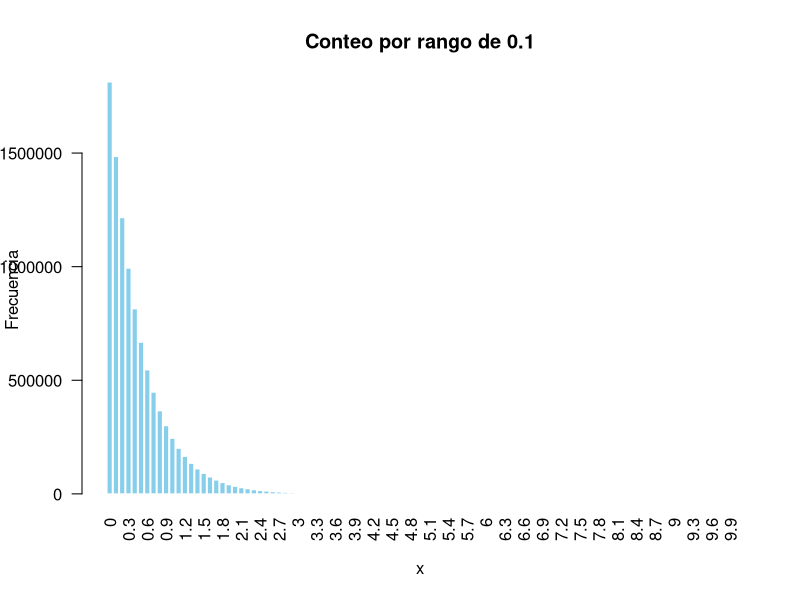

Reproduce this figure in R.
# Programador: Felipe de Jesús Martínez Alfaro, con ayuda de Chat-GPT xD
# Nota: en la consola R primero insralar la libreria.
# install.packages("readxl")

# imports...
library(readxl)

# Seleccinar la ruta de trabajo...
setwd("D:/USER/Desktop/carpetas/CIC/SEM3/RedesEstoc/Tareas/T4/resultados")

# Leer el csv de la carpeta...
datos <- read.csv("histo-cox.csv", header = TRUE, stringsAsFactors = FALSE)

print(datos)

# Gráfico de barras con datos ordenados
barplot(datos$y,
        names.arg = datos$x,
        main = "Conteo por rango de 0.1",
        xlab = "x",
        ylab = "Frecuencia",
        col = "skyblue",
        #horiz = TRUE,       # Barras horizontales.
        las = 2,            # 1 Letras horiz, con 2 es verticales.
        width = 2,          # Ancho de las barras
        border = "white")


head(datos)      	# Muestra las primeras filas.
names(datos)     	# Muestra los nombres de las columnas.
str(datos[[1]])	# Verificamos que detecta bien la info de la columna.
